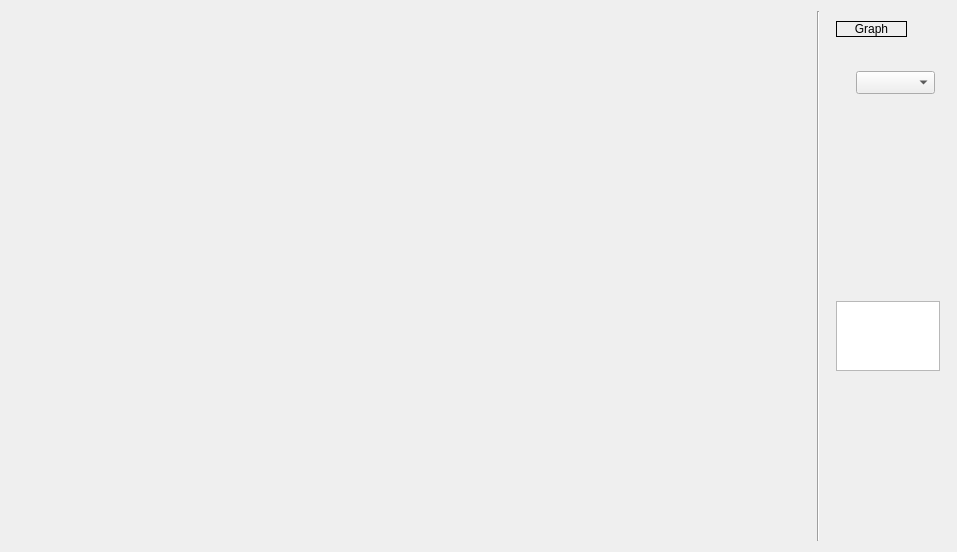
<?xml version="1.0" encoding="UTF-8"?>
<ui version="4.0">
 <class>Form</class>
 <widget class="QWidget" name="Form">
  <property name="geometry">
   <rect>
    <x>0</x>
    <y>0</y>
    <width>957</width>
    <height>552</height>
   </rect>
  </property>
  <property name="windowTitle">
   <string>Form</string>
  </property>
  <layout class="QHBoxLayout" name="horizontalLayout">
   <item>
    <widget class="MPLwidget" name="mpl_PT" native="true">
     <property name="sizePolicy">
      <sizepolicy hsizetype="Expanding" vsizetype="Expanding">
       <horstretch>1</horstretch>
       <verstretch>0</verstretch>
      </sizepolicy>
     </property>
     <property name="minimumSize">
      <size>
       <width>120</width>
       <height>100</height>
      </size>
     </property>
    </widget>
   </item>
   <item>
    <widget class="Line" name="line">
     <property name="orientation">
      <enum>Qt::Vertical</enum>
     </property>
    </widget>
   </item>
   <item>
    <widget class="QStackedWidget" name="stackedWidget">
     <property name="minimumSize">
      <size>
       <width>120</width>
       <height>0</height>
      </size>
     </property>
     <property name="currentIndex">
      <number>0</number>
     </property>
     <widget class="QWidget" name="page">
      <widget class="QLabel" name="label">
       <property name="geometry">
        <rect>
         <x>10</x>
         <y>10</y>
         <width>71</width>
         <height>16</height>
        </rect>
       </property>
       <property name="frameShape">
        <enum>QFrame::Box</enum>
       </property>
       <property name="text">
        <string>Graph</string>
       </property>
       <property name="alignment">
        <set>Qt::AlignCenter</set>
       </property>
       <property name="margin">
        <number>-1</number>
       </property>
      </widget>
      <widget class="QComboBox" name="comboBox">
       <property name="geometry">
        <rect>
         <x>30</x>
         <y>60</y>
         <width>79</width>
         <height>23</height>
        </rect>
       </property>
      </widget>
      <widget class="QPlainTextEdit" name="plainTextEdit">
       <property name="geometry">
        <rect>
         <x>10</x>
         <y>290</y>
         <width>104</width>
         <height>70</height>
        </rect>
       </property>
      </widget>
     </widget>
     <widget class="QWidget" name="dapage_2"/>
    </widget>
   </item>
  </layout>
 </widget>
 <customwidgets>
  <customwidget>
   <class>MPLwidget</class>
   <extends>QWidget</extends>
   <header location="global">./classes/UIwidget.h</header>
   <container>1</container>
  </customwidget>
 </customwidgets>
 <resources/>
 <connections/>
</ui>
